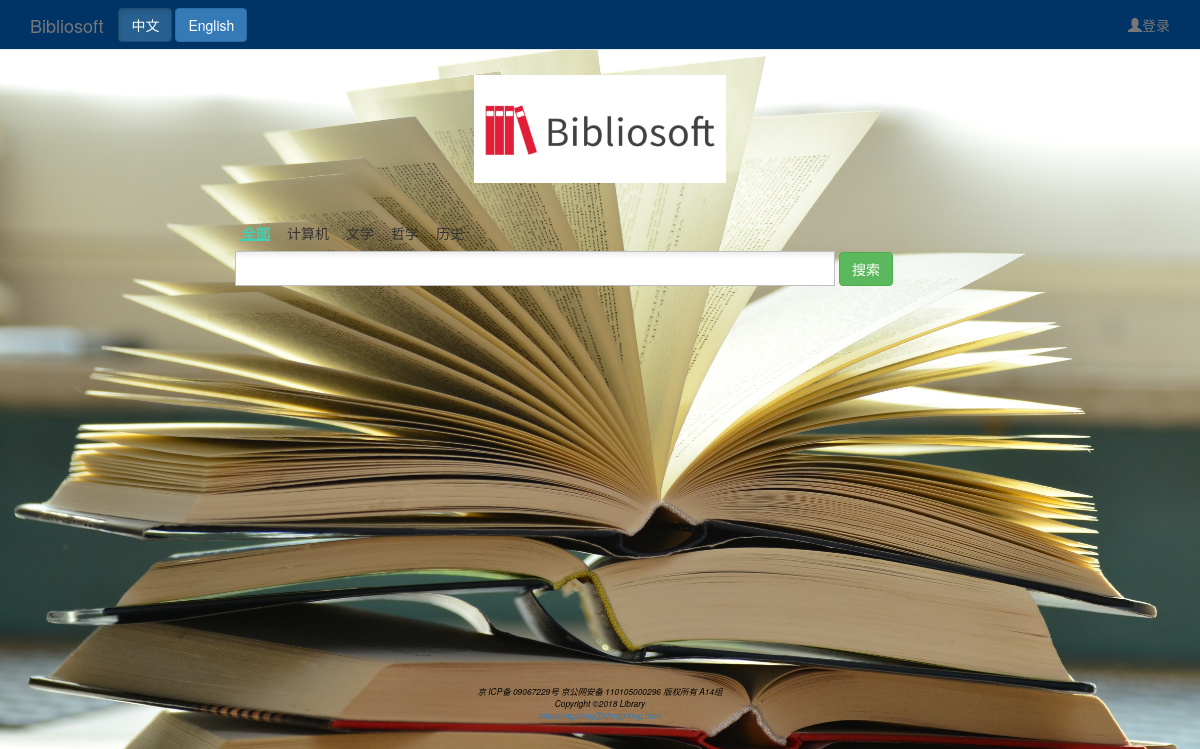
The app's page /, older data.
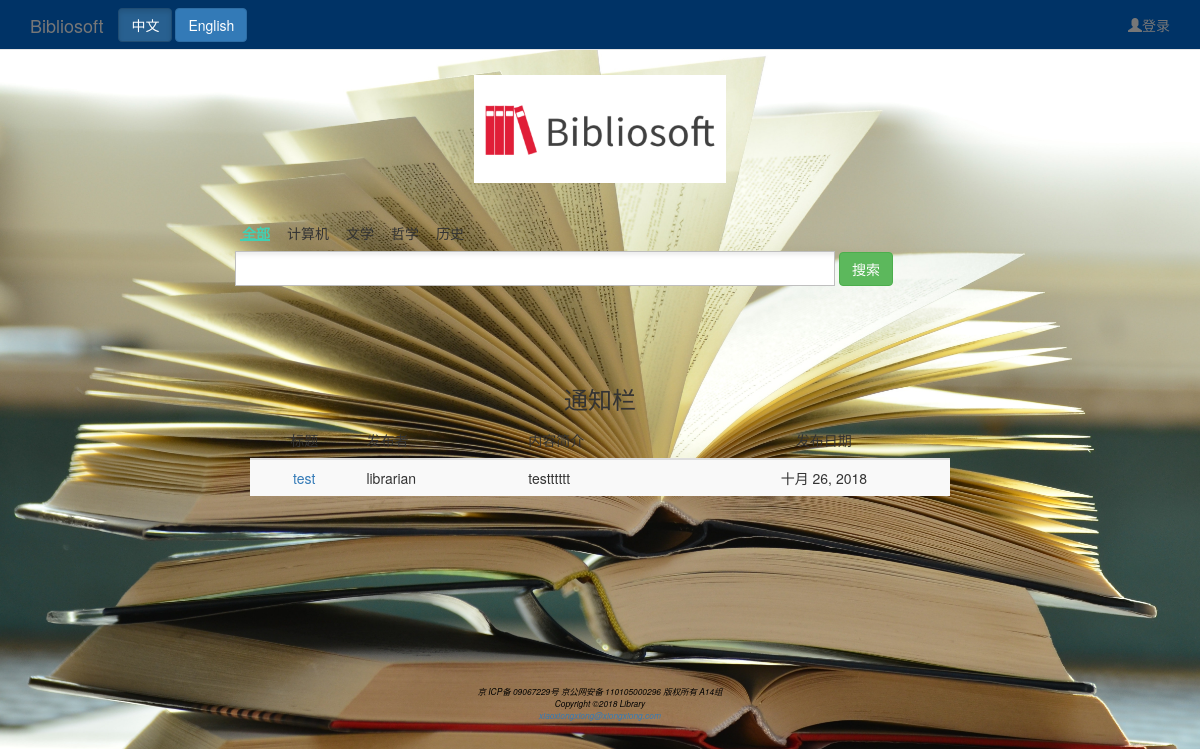
The same page, newer data.
### librarian/models.py (models this page shows, shortened)
class Notice(models.Model):
    title = models.TextField(null=False)
    content = models.TextField(null=False)
    author = models.ForeignKey(Administrator, related_name="Notices")
    expire = models.BooleanField(null=False)
    issue_time = models.DateField(null=False, auto_now_add=True)

### administrator/models.py (models this page shows, shortened)
class Administrator(models.Model):
    administrator_name = models.CharField(primary_key=True, max_length=20)
    password = models.CharField(max_length=20, null=False)
    authority = models.BooleanField(null=False)

### librarian/views.py (the view)
# urls.py: url(r'^$', librarian_views.index, name="index"),
def index(request):
    username = request.session.get('username', "None")
    notices = Notice.objects.filter(expire=False)
    if username != "None":
        message = {'login': True, "username": username, 'notices': notices}
    else:
        message = {'login': False, "username": username, 'notices': notices}
    return render(request, 'index.html', message, )

### librarian/templates/index.html (shortened to what this page needs)
<!DOCTYPE html>
<html xmlns="http://www.w3.org/1999/xhtml"><head><meta http-equiv="Content-Type" content="text/html; charset=UTF-8">
{% load i18n %}
{% load static %}
    <link href="{% static 'css/style.css' %}" rel="stylesheet" type="text/css">
    <link href="{% static 'css/index.css' %}" rel="stylesheet" type="text/css">
    <link href="{% static 'css/bootstrap.min.css' %}" rel="stylesheet">
    <link href="{% static 'font/css/font-awesome.min.css' %}" rel="stylesheet">
</head>
<body>
<nav class="navbar navbar-default navbar-fixed-top" role="navigation" style="background-color: #003366;height:50px;">
    <div class="container">
	    <div class="navbar-header">
	        <a class="navbar-brand">Bibliosoft</a>
	    </div>
	    <div>
	        <ul class="nav navbar-nav navbar-right" style="left:0px; top:0px">
                {% if login == True %}
                    {% if username == 'root' %}
                    <li><a href="{% url 'manage_page' %}"><span class="glyphicon glyphicon-user"></span>{% trans '进入管理中心' %}</a></li>
                    {% else %}
                    <li><a href="/user_message/"><span></span>{% trans '当前用户' %}:{{ username }}</a></li>
                {% endif %}
                    <li><a href="/clear_message/">| <span class="glyphicon glyphicon-off"></span> {% trans '注销' %}</a></li>
                 {% else %}
                     <li><a href="/login/"><span class="glyphicon glyphicon-user"></span>{% trans '登录' %}</a></li>
                 {% endif %}
	        </ul>
	    </div>
    	<div class="btn-group navbar-btn" data-toggle="buttons">
                <form action="{% url 'set_language' %}" method="post" id="lang">
                <label class="btn btn-primary active"  onclick="test('zh-hans')">
                    中文
                </label>
                <label class="btn btn-primary" onclick="test('en')">
                    English
                </label>
                </form>
        </div>
    </div>
</nav>
<div id="container">
	<div id="bd">
        <div id="main">
        	<div class="title" align="center">
                    <img src="/static/images/Bibliosoft.png" height="108"/>
            </div>
            <br/><br/>
            <div class="nav ue-clear">
            	<ul class="searchList">
                    <li class="searchItem current" data-type="all_type">{% trans '全部' %}</li>
                    <li class="searchItem" data-type="computer">{% trans '计算机' %}</li>
                    <li class="searchItem" data-type="literature">{% trans  '文学' %}</li>
                    <li class="searchItem" data-type="philosophy">{% trans '哲学' %}</li>
                    <li class="searchItem" data-type="history">{% trans '历史' %}</li>
                </ul>
            </div>
            <div class="inputArea">
                <input type="text" class="searchInput" style="vertical-align:middle;width:600px;height:35px;" id="search_text" />
                    <button class="btn btn-success"  onclick="search()">{% trans '搜索' %}</button>
            </div>
        </div>
    </div>
</div>
<div style="margin:0 auto;width:700px;height:300px;padding-top: 0px;margin-top:100px;">
{% if notices.count > 0 %}
	<h3 style="text-align: center;">{% trans '通知栏' %}</h3>
	<table class="table table-striped">
	    <thead>
	    <tr>
	        <th style="text-align: center;">{% trans '标题' %}</th>
	        <th>{% trans '发布者' %}</th>
            <th>{% trans '内容简介' %}</th>
	        <th style="text-align: center;">{% trans '发布日期' %}</th>
	    </tr>
	    </thead>
	    <tbody>
        {% for notice in notices %}
            <tr>
            <td style="text-align: center;"><a href="#"/>{{ notice.title }}</td>
            <td>{{ notice.author.administrator_name }}</td>
            <td>
                {% if notice.content|length > 30 %}
                    {{ notice.content|slice:"30" }}
                {% else %}
                    {{ notice.content }}
                {% endif %}
            </td>
            <td style="text-align: center;">{{ notice.issue_time }}</td>
            </tr>
        {% endfor %}
	    </tbody>
	</table>
{% endif %}
</div>
<footer style="color: #000000;font-weight: normal;font-size: .60em;font-style: italic;text-align: center;">
京 ICP备 09067229号   京公网安备 110105000296   版权所有 A14组
<br>
Copyright &copy;2018 Library
<br>
<a href="#">xiaoxiongxiong@xiongxiong.com</a>
</footer>
</body>
</html>

### librarian/static/css/style.css (style rules this page uses)
html, body, div, span, object, iframe, h1, h2, h3, h4, h5, h6, p, blockquote, pre, a, abbr, acronym, address, code, del, dfn, em, img, q, dl, dt, dd, ol, ul, li, fieldset, form, label, legend, table, caption, tbody, tfoot, thead, tr, th, td , i { margin:0; padding:0; border:0; font-weight:inherit; font-style:inherit; font-size:100%; font-family:inherit; vertical-align:baseline; }
body { line-height:1.5; }
table { border-collapse: collapse;border-spacing:0; }
caption, th, td ,b,strong { text-align:left;font-weight:normal; }
table, td, th { vertical-align:middle; }
body { background:#fff; font: 12px/1.5 Tahoma,'宋体';color:#000; }
h1, h2, h3, h4, h5, h6 { font-weight:normal;color:#111; }
a { text-decoration:none;cursor:pointer; }
dl, dt, dd, ol, ul, li { list-style:none; }
.ue-clear:after { content: ".";display:block;height:0;clear:both;visibility:hidden; }
.ue-clear { display:inline-block; }
.ue-clear { display:block; }
a { color:#41D1B4; }

### librarian/static/css/index.css (style rules this page uses)
html { *overflow:auto; }
#main { width:730px;margin:75px auto 0; }
#bd { margin-bottom:20px; }
.nav { margin-bottom:10px; }
.searchList { float:left;padding-left:5px; }
.searchList .searchItem { float:left;margin-right:15px;font-size:14px;padding:0 0 2px 2px;cursor:pointer;height:18px; }
.searchList .searchItem.current { color:#41D1B4;border-bottom:2px solid #41D1B4;font-weight:bold; }
.inputArea { position:relative;margin-bottom:65px; }
.inputArea .searchInput { border:1px solid #bfbfbf;padding:0 15px;outline:none;height:40px;*height:39px;*line-height:40px;width:520px; background:url(../images/inputbg.png);font-size:14px; }

Row changes from the older to the newer data that the page shows:
added Notice: title "test", author.administrator_name "librarian", content "testttttt", issue_time "十月 26, 2018"
Text that changed along with them:
text now shown: "通知栏 标题 发布者 内容简介 发布日期"
